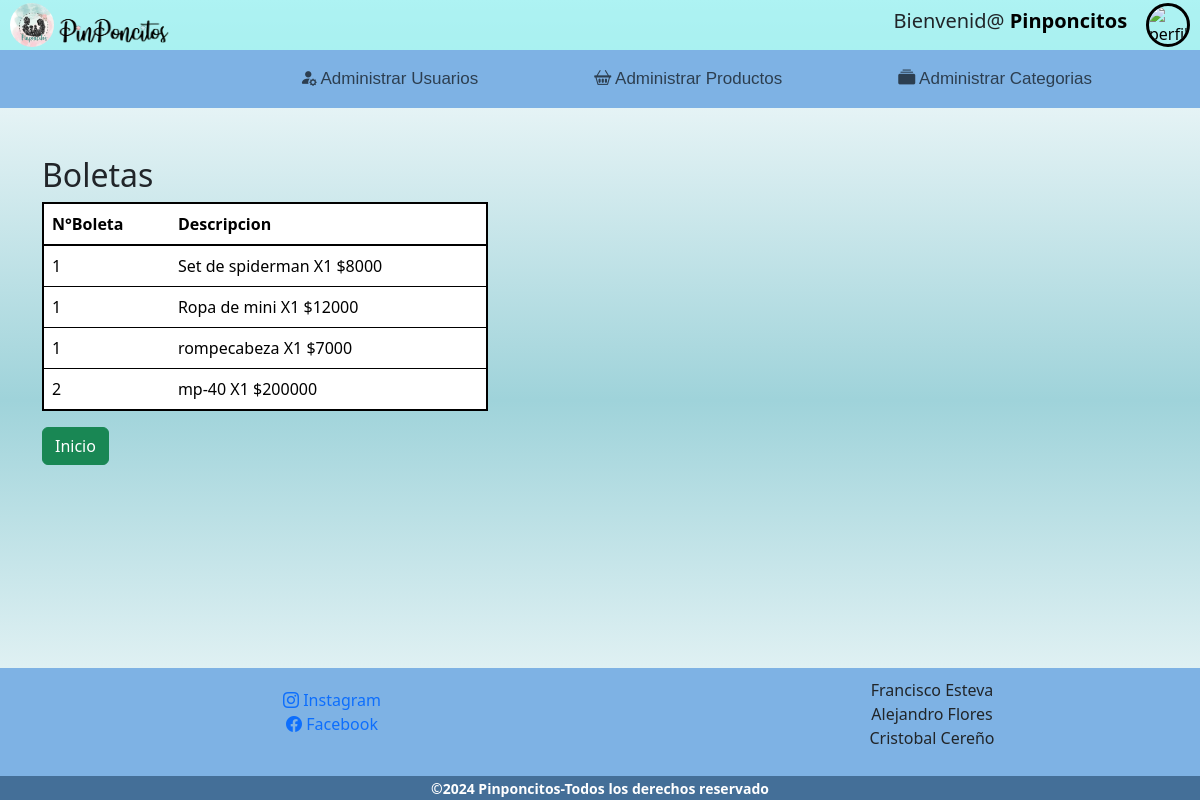
The page /ListaBoletas/1 (signed in) on the database its author committed.
### tienda/models.py (models this page shows, shortened)
class DetalleBoleta(models.Model):
    id_detalle = models.AutoField(primary_key=True)
    id_boleta = models.ForeignKey('Boleta', on_delete=models.CASCADE, related_name='detalles')
    id_producto = models.ForeignKey('Producto', on_delete=models.CASCADE)
    subtotal = models.IntegerField()
    cantidad = models.IntegerField()
    user = models.ForeignKey(User, on_delete=models.CASCADE, related_name='detalles')

class Boleta(models.Model):
    id_boleta = models.AutoField(primary_key=True)
    fecha_emitida = models.DateTimeField(blank=True, null=True, default = datetime.datetime.now)
    iva = models.IntegerField()
    total_neto = models.IntegerField()
    total_a_pagar = models.IntegerField()
    estado_pago = models.CharField(max_length=1, choices=EstadoPago.choices, default=EstadoPago.PENDIENTE)
    estado_despacho = models.CharField(max_length=1, choices=Despacho.choices, default=Despacho.NO_DESPACHADO)
    def __str__(self):
        return str(self.id_boleta)

class Producto(models.Model):
    id_producto = models.AutoField(primary_key=True)
    nombre      = models.CharField(max_length=20)
    descripcion = models.TextField(max_length=150)
    imagen      = models.ImageField(upload_to='productos', null=True, blank=True, default='productos/icono.jpeg')
    precio      = models.IntegerField()
    stock       = models.IntegerField()
    categoria   = models.ForeignKey(Categoria, on_delete=models.CASCADE)
    def __str__(self):
        return self.nombre

### tienda/views.py (the view)
# urls.py: path('ListaBoletas/<id>',ListaBoletas ,name='ListaBoletas'),
@user_passes_test(check_admin)
def ListaBoletas (request, id):
    usuario = get_object_or_404(User, id=id)
    detalles = DetalleBoleta.objects.filter(user=usuario)
    datos = {
        'Detalles': detalles
    }
    return render(request,'Paginas/Administracion/ListaBoletas.html', datos)

### tienda/procesos.py (called while the page is built)
def total_boleta(request):
    total = 0
    if request.user.is_authenticated:
        if "carrito"in request.session.keys():
            try:
                for key,value in request.session["carrito"].items():
                    total = total + (int(value['precio']))*(value['cantidad'])
            except KeyError:
                request.session['carrito']={}
                total = 0
    return {'total_carrito':int(total)}

### tienda/templatetags/user_filters.py (called while the page is built)
@register.filter(name='has_group')
def has_group(user, group_name):
    return Group.objects.filter(name=group_name, user=user).exists()

### tienda/views.py (called while the page is built)
def check_admin(user):
    return user.groups.filter(name='Admin').exists()

### tienda/templates/Paginas/Administracion/ListaBoletas.html (shortened to what this page needs)
{% extends "Cuenta/cuenta.html" %}
{% block content %}
{% load static %}
<!DOCTYPE html>
<html lang="es">
<head>
    <link rel="stylesheet" href="https://cdn.jsdelivr.net/npm/bootstrap-icons@1.11.3/font/bootstrap-icons.min.css">
    <link href="https://cdn.jsdelivr.net/npm/bootstrap@5.3.3/dist/css/bootstrap.min.css" rel="stylesheet">
    <link rel="stylesheet" href="{%static 'CSS/Style Boleta.css' %}">
</head>
<body>
    <div class="container mt-5">
        <h2>Boletas</h2>
        <div class="list-group">
            <table class="table" style="width: 40%;">
                <thead>
                    <tr>
                        <th scope="col">N°Boleta</th>
                        <th scope="col">Descripcion</th>
                    </tr>
                </thead>
                <tbody>
                    {% for detalle in Detalles %}
                    <tr>
                        <td>{{ detalle.id_boleta }}</td>
                        <td>{{ detalle.id_producto }} X{{ detalle.cantidad }}  ${{ detalle.subtotal }}</td>
                    </tr>
                    {% empty %}
                    <p>No se encontraron boletas para este usuario.</p>
                    {% endfor %}
                </tbody>
            </table>
        </div>
        <a href="{% url 'index' %}" class="btn btn-success">Inicio</a>
    </div>
</body>
</html>
{% endblock %}

### tienda/templates/Cuenta/cuenta.html (shortened to what this page needs)
<!DOCTYPE html>
<html lang="en">
<head>
    {% load static %}
    {% load user_filters %}
    <link rel="stylesheet" href="{%static 'CSS/Main Style.css' %}"></link>
    <link rel="stylesheet" href="https://cdn.jsdelivr.net/npm/bootstrap-icons@1.11.3/font/bootstrap-icons.min.css">
    <link href="https://cdn.jsdelivr.net/npm/bootstrap@5.3.3/dist/css/bootstrap.min.css" rel="stylesheet">
</head>
<body>
    <header class="cabezera">
        <a href="{% url 'index' %}" class="pinpon"><img src="{% static 'Imagenes/icono.jpeg' %}" alt="icono pagina" class="icono">
        <img src="{%static 'Imagenes/aas.png' %}" id="icono1"  alt="icono"></a>
        <link rel="stylesheet" href="{%static 'CSS/Style Cuenta.css' %}"></link>
        <Div class="user">
            {% if user.is_authenticated %}
                <div style="display: flex; align-items: center;">
                    <h5>Bienvenid@ <span style="font-weight: bold;">{{ user.username }}</span></h5>
                    <button class="perfil" type="submit" onclick="AbrirCuenta(event);">
                        <img src="{% static 'Imagenes/Perfil.png' %}" alt="perfil">
                    </button>
                </div>
            {% else %}
                <div id="reg">
                    <a href="{% url 'Login' %}" class="boton"><span>Iniciar Sesión</span></a>
                    <a href="{% url 'Registro' %}" class="boton"><span>Registrarse</span></a>
                </div>
            {% endif %}
    </header>
    {% if user.is_authenticated %}
        {% if user|has_group:"Admin" %}
            <nav class=" navbar navbar-expand-lg navbar-light  ">
                <div class="container-nav">
                    <div class = "collapse navbar-collapse " id="navbar-star">
                        <ul class="navbar-nav ms-auto mb-2 mb-lg-0">
                            <li class="nav-item">
                                <a class="nav-link" href="{% url 'ListaUsuarios' %}" ><i class="bi bi-person-fill-gear"></i> Administrar Usuarios</a>
                            </li>
                            <li class="nav-item">
                                <a class="nav-link" href="{% url 'ListaProductos' %}"><i class="bi bi-basket2"></i> Administrar Productos</a>
                            <li class="nav-item">
                                <a class="nav-link" href="{% url 'ListaCategoria' %}"><i class="bi bi-collection-fill"></i> Administrar Categorias</a>
                            </li>
                        </ul>
                    </div>
                </div>
            </nav>
        {% endif %}
    {% endif %}
</body>
{% block content %}
{% endblock %}
<footer >
    <div id="margen">
    </div>
    <div class="contenedor-footer">
        <div id="contactos">
            <ul>
                <ol><a href="https://www.instagram.com/pinponcitos2020/" target="_blank"><i class="bi bi-instagram"></i> Instagram</a>
                    </ol>
                <ol><a href="https://web.facebook.com/pinponcitos.cereno" target="_blank"><i class="bi bi-facebook"></i> Facebook</a></ol>
            </ul>
        </div>
        <div id="nosotros">
            <ul>
                <ol>Francisco Esteva</ol>
                <ol>Alejandro Flores </ol>
                <ol>Cristobal Cereño</ol>
            </ul>
        </div>
        <div id="copyrai">
            <small>&copy;2024 <b>Pinponcitos</b>-Todos los derechos reservado</small>
        </div>
    </div>
</footer>
</html>

### tienda/static/CSS/Main Style.css (style rules this page uses)
body { background: linear-gradient(#ffffff, #9fd3da, #ffffff); }
.cabezera { background-color: rgb(121, 236, 236,0.6); height: 50px; width: 100%; padding: 3px 10px; display: flex; }
.icono { object-fit: cover; max-height: 100%; margin-right: 10px; border-radius: 50%; }
#icono1 { width:120px; max-height: 100%; position: absolute; left:50px; transform: translateY(-25%); }
.pinpon { height: 100%; width: auto; }
.navbar { background-color: rgb(126, 178, 228); width: 100%; display: flex; flex-direction: row; }
.container-nav { width: 100%; margin-left: 4px; }
.nav-item { font-family: 'Franklin Gothic Medium', 'Arial Narrow', Arial, sans-serif; font-size: 17px; color: rgb(253, 253, 253); margin-right: 100px; }
.contenedor-footer { background-color: rgb(126, 178, 228); display: flex; justify-content: space-around; flex-direction: row; flex-wrap: wrap; width: 100%; position: absolute; bottom: 0; text-align: center; margin-top: auto; }
#margen { padding-top: 15px; padding-bottom: 15px; }
#contactos { text-align: center; width: 50%; height: auto; padding: 20px; }
#contactos a { text-decoration: none; }
#nosotros { text-align: center; width: 50%; height: auto; padding: 10px; }
#copyrai { text-align: center; width: 100%; background-color: rgb(68, 111, 152); color: white; height: auto; font-weight: 650; }

### tienda/static/CSS/Style Boleta.css (style rules this page uses)
thead,tbody { border-width: 2px; border-color: black; background-color: rgb(126, 178, 228); }

### tienda/templates/Cuenta/cuenta.html (style rules this page uses)
.user { height: 100%; width: 100%; display: flex; position: relative; justify-content: flex-end; align-items: center; margin-left: 300px; box-sizing: border-box; }
.perfil { height: 44px; width: 44px; border : 3px solid black; border-radius: 50%; margin-left: 0.5cm; overflow: hidden; padding: 0; background: none; }
.perfil img { height: 100%; width: 100%; object-fit: cover; border-radius: 50%; }
span { color: black; }
body { position: relative; padding-bottom: 7em; min-height: 100vh; }
.contenedor-footer { background-color: rgb(126, 178, 228); display: flex; justify-content: space-around; flex-direction: row; flex-wrap: wrap; width: 100%; position: absolute; bottom: 0; text-align: center; margin-top: auto; }

### rows shown on the page
DetalleBoleta: id_boleta "1", id_producto "Set de spiderman", cantidad "1", subtotal "8000"
DetalleBoleta: id_boleta "1", id_producto "Ropa de mini", cantidad "1", subtotal "12000"
DetalleBoleta: id_boleta "1", id_producto "rompecabeza", cantidad "1", subtotal "7000"
DetalleBoleta: id_boleta "2", id_producto "mp-40", cantidad "1", subtotal "200000"

### other values the page prints
{{ user.username }} "Pinponcitos"
